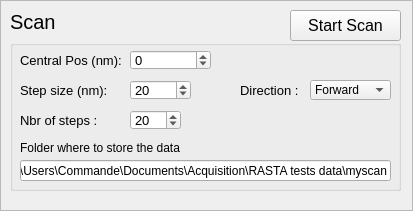
<?xml version="1.0" encoding="UTF-8"?>
<ui version="4.0">
 <class>scanFrame</class>
 <widget class="QFrame" name="scanFrame">
  <property name="enabled">
   <bool>true</bool>
  </property>
  <property name="geometry">
   <rect>
    <x>0</x>
    <y>0</y>
    <width>413</width>
    <height>211</height>
   </rect>
  </property>
  <property name="minimumSize">
   <size>
    <width>340</width>
    <height>182</height>
   </size>
  </property>
  <property name="maximumSize">
   <size>
    <width>413</width>
    <height>211</height>
   </size>
  </property>
  <property name="windowTitle">
   <string>Frame</string>
  </property>
  <property name="frameShape">
   <enum>QFrame::StyledPanel</enum>
  </property>
  <property name="frameShadow">
   <enum>QFrame::Raised</enum>
  </property>
  <widget class="QGroupBox" name="scanGroupBox">
   <property name="enabled">
    <bool>true</bool>
   </property>
   <property name="geometry">
    <rect>
     <x>10</x>
     <y>40</y>
     <width>391</width>
     <height>151</height>
    </rect>
   </property>
   <property name="title">
    <string/>
   </property>
   <property name="checkable">
    <bool>false</bool>
   </property>
   <property name="checked">
    <bool>false</bool>
   </property>
   <widget class="QLabel" name="centralPosLabel">
    <property name="geometry">
     <rect>
      <x>10</x>
      <y>10</y>
      <width>101</width>
      <height>20</height>
     </rect>
    </property>
    <property name="font">
     <font>
      <pointsize>10</pointsize>
     </font>
    </property>
    <property name="text">
     <string>Central Pos (nm):</string>
    </property>
   </widget>
   <widget class="QSpinBox" name="centralPosSpinBox">
    <property name="geometry">
     <rect>
      <x>120</x>
      <y>10</y>
      <width>81</width>
      <height>20</height>
     </rect>
    </property>
    <property name="font">
     <font>
      <pointsize>10</pointsize>
     </font>
    </property>
    <property name="keyboardTracking">
     <bool>false</bool>
    </property>
    <property name="minimum">
     <number>-2147483647</number>
    </property>
    <property name="maximum">
     <number>2147483647</number>
    </property>
   </widget>
   <widget class="QLabel" name="stepSizeLabel">
    <property name="geometry">
     <rect>
      <x>10</x>
      <y>40</y>
      <width>91</width>
      <height>20</height>
     </rect>
    </property>
    <property name="font">
     <font>
      <pointsize>10</pointsize>
     </font>
    </property>
    <property name="text">
     <string>Step size (nm):</string>
    </property>
   </widget>
   <widget class="QSpinBox" name="stepSizeSpinBox">
    <property name="geometry">
     <rect>
      <x>120</x>
      <y>40</y>
      <width>61</width>
      <height>20</height>
     </rect>
    </property>
    <property name="font">
     <font>
      <pointsize>10</pointsize>
     </font>
    </property>
    <property name="keyboardTracking">
     <bool>false</bool>
    </property>
    <property name="minimum">
     <number>-6000000</number>
    </property>
    <property name="maximum">
     <number>6000000</number>
    </property>
    <property name="value">
     <number>20</number>
    </property>
   </widget>
   <widget class="QLabel" name="nbrPointsLabel">
    <property name="geometry">
     <rect>
      <x>10</x>
      <y>70</y>
      <width>81</width>
      <height>20</height>
     </rect>
    </property>
    <property name="font">
     <font>
      <pointsize>10</pointsize>
     </font>
    </property>
    <property name="text">
     <string>Nbr of steps :</string>
    </property>
   </widget>
   <widget class="QSpinBox" name="nbrPointsSpinBox">
    <property name="geometry">
     <rect>
      <x>120</x>
      <y>70</y>
      <width>51</width>
      <height>20</height>
     </rect>
    </property>
    <property name="font">
     <font>
      <pointsize>10</pointsize>
     </font>
    </property>
    <property name="keyboardTracking">
     <bool>false</bool>
    </property>
    <property name="minimum">
     <number>1</number>
    </property>
    <property name="maximum">
     <number>10000</number>
    </property>
    <property name="value">
     <number>20</number>
    </property>
   </widget>
   <widget class="QLabel" name="mvtTypeLabel">
    <property name="geometry">
     <rect>
      <x>230</x>
      <y>40</y>
      <width>61</width>
      <height>20</height>
     </rect>
    </property>
    <property name="font">
     <font>
      <pointsize>10</pointsize>
     </font>
    </property>
    <property name="text">
     <string>Direction :</string>
    </property>
   </widget>
   <widget class="QComboBox" name="mvtTypeComboBox">
    <property name="geometry">
     <rect>
      <x>300</x>
      <y>40</y>
      <width>81</width>
      <height>20</height>
     </rect>
    </property>
    <property name="text" stdset="0">
     <string>Forward</string>
    </property>
    <item>
     <property name="text">
      <string>Forward</string>
     </property>
    </item>
    <item>
     <property name="text">
      <string>Backward</string>
     </property>
    </item>
   </widget>
   <widget class="QLineEdit" name="dataFolderEdit">
    <property name="geometry">
     <rect>
      <x>10</x>
      <y>120</y>
      <width>371</width>
      <height>21</height>
     </rect>
    </property>
    <property name="text">
     <string>C:\Users\Commande\Documents\Acquisition\RASTA tests data\myscan</string>
    </property>
   </widget>
   <widget class="QLabel" name="label">
    <property name="geometry">
     <rect>
      <x>10</x>
      <y>100</y>
      <width>161</width>
      <height>16</height>
     </rect>
    </property>
    <property name="text">
     <string>Folder where to store the data</string>
    </property>
   </widget>
  </widget>
  <widget class="QLabel" name="titleLabel">
   <property name="geometry">
    <rect>
     <x>10</x>
     <y>10</y>
     <width>71</width>
     <height>21</height>
    </rect>
   </property>
   <property name="font">
    <font>
     <pointsize>15</pointsize>
     <weight>50</weight>
     <bold>false</bold>
    </font>
   </property>
   <property name="text">
    <string>Scan</string>
   </property>
   <property name="textFormat">
    <enum>Qt::RichText</enum>
   </property>
  </widget>
  <widget class="QPushButton" name="startScanPushButton">
   <property name="enabled">
    <bool>true</bool>
   </property>
   <property name="geometry">
    <rect>
     <x>290</x>
     <y>10</y>
     <width>111</width>
     <height>31</height>
    </rect>
   </property>
   <property name="font">
    <font>
     <pointsize>12</pointsize>
    </font>
   </property>
   <property name="text">
    <string>Start Scan</string>
   </property>
   <property name="checkable">
    <bool>true</bool>
   </property>
  </widget>
 </widget>
 <tabstops>
  <tabstop>startScanPushButton</tabstop>
 </tabstops>
 <resources/>
 <connections/>
</ui>
